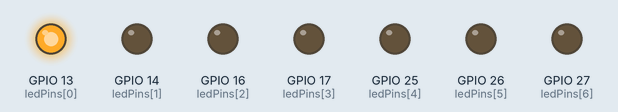
Recording of a sketch running on a simulated ESP32. Shown: output pins drawn as LEDs (lit = HIGH).

Above: at 0.2 s.
At 1.6 s:
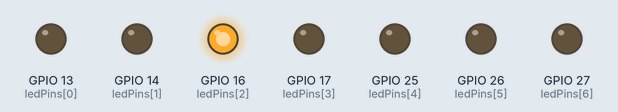
At 2.3 s:
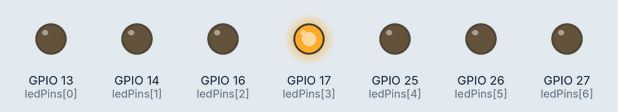
At 3.0 s:
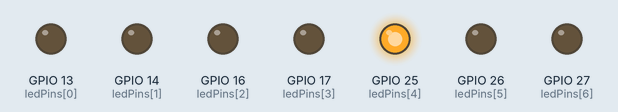
At 4.4 s:
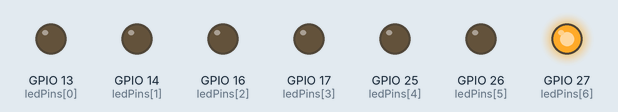
At 5.8 s:
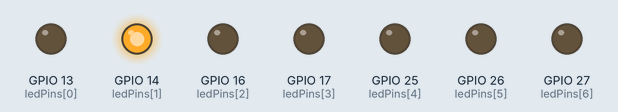
Timing chart, 0 to 6.4 s (numbered marks = the images above):
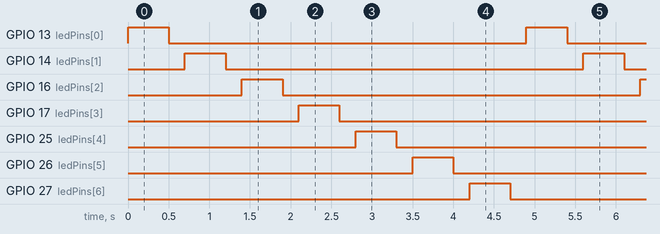

Measured:
- by itself, GPIO 13 (ledPins[0]), GPIO 14 (ledPins[1]), GPIO 16 (ledPins[2]), GPIO 17 (ledPins[3]), GPIO 25 (ledPins[4]), GPIO 26 (ledPins[5]), GPIO 27 (ledPins[6]): alternates HIGH for 0.50 s and LOW for 4.4 s
- by itself, everything shown: repeats every 4.9 s, in 14 steps

The sketch:

led_test.ino
```cpp
const int ledPins[7] = {13, 14, 16, 17, 25, 26, 27};

void setup() {
  for (int i = 0; i < 7; i++) {
    pinMode(ledPins[i], OUTPUT);
    digitalWrite(ledPins[i], LOW);
  }
}

void loop() {
  for (int i = 0; i < 7; i++) {
    digitalWrite(ledPins[i], HIGH);
    delay(500);
    digitalWrite(ledPins[i], LOW);
    delay(200);
  }
}
```
